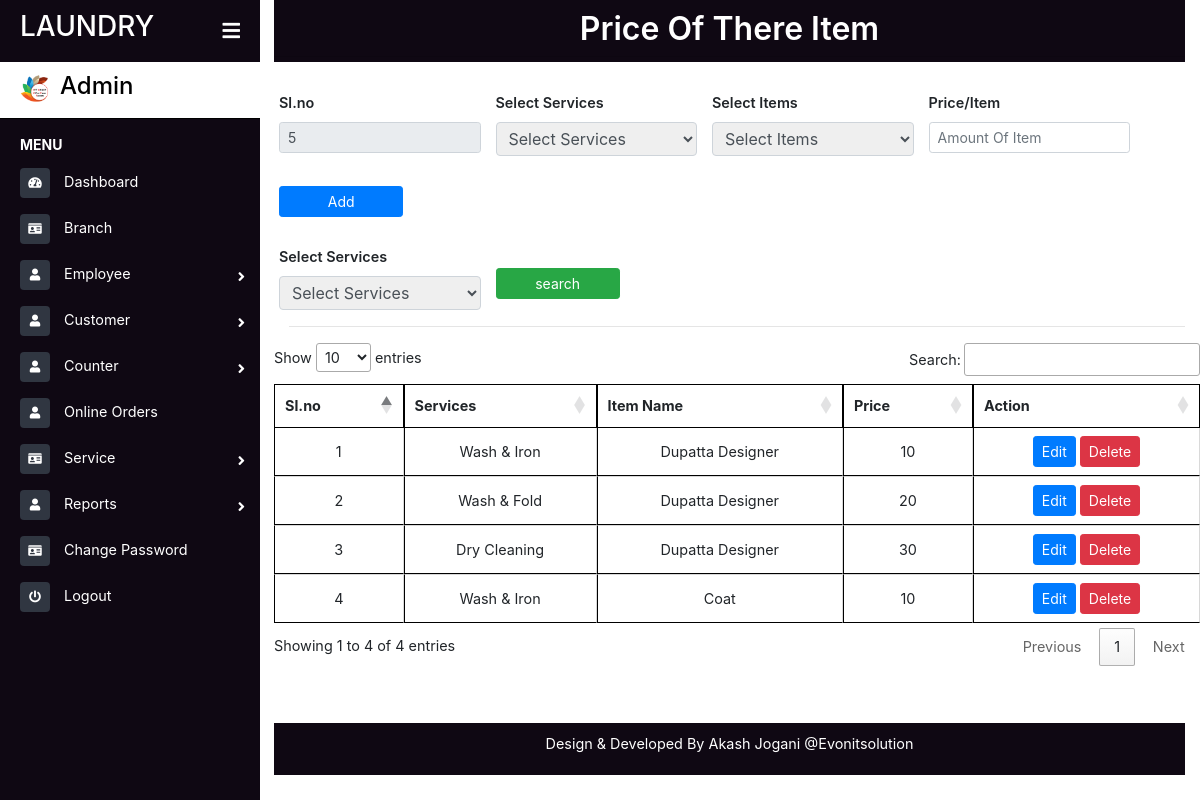
/pricing.php, run on the app's committed database.
### tables this page shows
CREATE TABLE `products` (
  `pid` int(50) NOT NULL,
  `services` varchar(100) NOT NULL,
  `productName` varchar(100) NOT NULL,
  `unitRate` tinyint(1) NOT NULL,
  `status` int(10) NOT NULL
);

### pricing.php (the view, shortened to what this page needs)
<?php include("sidebar.php");
include("connect.php");
$update='true'; $ser=""; $item=""; $rate="";
?>
<link href="assets/css/foms.css" rel="stylesheet">
<div class="page-content container-fluid">
    <div class="footer">
        <div class="d-flex justify-content-center">
             <h2 class="" style=" font-weight: 600">Price Of There Item</h2>
        </div>
        <hr style="margin: 0px;">
    </div>
</div>
                <?php
                    $id = 0;
                    $sql = "SELECT max(pid) FROM products";
                    $retval = mysqli_query($conn, $sql );
                    while($row = mysqli_fetch_assoc($retval)) {
                        $id=$row['max(pid)'];
                        $id++;
                    }
                ?>
<main class="page-content">
    <div class="container">
        <form action="pricing_submit.php" method="post" enctype="multipart/form-data">
            <div class="row mt-2">
                <div class="group-form col-md-3">
                    <label class="form_label" for="company_name">Sl.no</label>
                    <input type="text" class="form-control form-control-sm" value="<?php echo $id; ?>" name="id" id="id" placeholder="" readonly>
                </div>
                <div class="group-form col-md-3">
                    <label class="form_label" for="company_name">Select Services</label>
                    <select class="form-controls form-control-sm" required name="service" id="service" onchange="service1()">
                        <?php
                        if($update=='true')
                        { ?>
                            <option value="">Select Services</option>
                                <?php
                        }
                    ?>
                    </select>
                </div>
                <div class="group-form col-md-3">
                    <label class="form_label" for="company_name">Select Items</label>
                    <select class="form-controls form-control-sm" required name="item" id="item" onchange="service1()">
                        <?php
                        if($update=='true')
                        { ?>
                            <option value="">Select Items</option>
                                <?php
                        }
                    ?>
                    </select>
                </div>
                <div class="group-form col-md-3">
                    <label class="form_label" for="company_name">Price/Item</label>
                    <input type="text" name="rate" id="rate" class="form-control form-control-sm" value="<?php echo $rate; ?>" placeholder="Amount Of Item" required>
                </div>
            </div>
            <div class="row mt-2">
                <div class="group-form col-md-2">
                    <?php
                        if($update=='true')
                        {
                            ?>
                            <button type="submit" name="postSubmit" class="btn btn-sm btn-primary col-md-12">Add</button>
                            <?php
                        }
                    ?>
                </div>
            </div>
        </form></br>
            <form action="" method="post" enctype="multipart/form-data">
                <div class="row mt-2">
                    <div class="group-form col-md-3">
                        <label class="form_label" for="company_name">Select Services</label>
                        <select class="form-controls form-control-sm" required name="ser" id="ser">
                                <option value="">Select Services</option>
                        </select>
                    </div>
                    <div class="group-form col-md-2">
                        <button type="submit" name="search" class="btn btn-sm btn-success col-md-12">search</button>
                    </div>
                </div>
            </form>
        <hr />
        </div>
        <div class="table-responsive" style="overflow-y:scroll; height: 380px; width:80% margin-left: 100px;">
            <table id="example" class="cell-border" style="width:100%">
            <thead>
                <tr>
                    <th>Sl.no</th>
                    <th>Services</th>
                    <th>Item Name</th>
                    <th>Price</th>
                    <th>Action</th>
                </tr>
            </thead>
            <tbody>
                <?php
                    if(!isset($_POST['search'])){
                        $qry="select * from products";
                        $exc=mysqli_query($conn,$qry);
                        while($row=mysqli_fetch_array($exc))
                        {
                        ?>
                            <tr class="text-center">
                                <td><?php echo $row['pid'] ?></td>
                                <td><?php echo $row['services'] ?></td>
                                <td><?php echo $row['productName'] ?></td>
                                <td><?php echo $row['unitRate'] ?></td>
                            <td class="text-center">
                                    <a href="pricing.php?edit=<?php echo $row['pid']?>"><button class="btn btn-sm btn-primary">Edit</button> </a>
                                    <a onclick="del(<?php echo $row['pid']; ?>)"><button class="btn btn-sm btn-danger deletebutton" type="button">Delete</button></a></td>
                            </tr>
                        <?php
                        }
                        }
                ?>
            </tbody>
            </table>
        </div>
</main>
<?php include("footer.php"); ?>

### assets/css/style1.css (style rules this page uses)
* { margin: 0px; padding: 0px; }
body { font-size: 0.9rem; background-color: #ffffff; }
.page-wrapper .sidebar-wrapper, .sidebar-wrapper .sidebar-brand > a, .sidebar-wrapper .sidebar-dropdown > a:after, .sidebar-wrapper .sidebar-menu .sidebar-dropdown .sidebar-submenu li a:before, .sidebar-wrapper ul li a i, .page-wrapper .page-content, .sidebar-wrapper .sidebar-search input.search-menu, .sidebar-wrapper .sidebar-search .input-group-text, .sidebar-wrapper .sidebar-menu ul li a, #show-sidebar, #close-sidebar { -webkit-transition: all 0.3s ease; -moz-transition: all 0.3s ease; -ms-transition: all 0.3s ease; -o-transition: all 0.3s ease; transition: all 0.3s ease; }
@media screen and (min-width: 768px) { .page-wrapper.toggled .page-content { padding-left: 274px; } }
.footer { text-align: center; background: #0f0813; color: #fff; padding: 10px 0px 5px 0px; }

### assets/css/foms.css (style rules this page uses)
.form_label { font-weight: 600; }
.group-form { margin:0px -5px 0px -10px; }
table.dataTable.cell-border thead th { border: 1px solid black; }
table.dataTable.cell-border tbody td { border: 1px solid black; }
table.dataTable.cell-border tbody tr td:first-child { border-left: 1px solid black; }
table.dataTable.no-footer { border-bottom: 1px solid white; }
.form-controls { width: 100%; font-size: 1rem; font-weight: 400; color: #495057; border: 1px solid #ced4da; border-radius: 0.25rem; }
.container { margin-top:30px; }

### data on the page
products: pid "1", services "Wash & Iron", productName "Dupatta Designer", unitRate "10"
products: pid "2", services "Wash & Fold", productName "Dupatta Designer", unitRate "20"
products: pid "3", services "Dry Cleaning", productName "Dupatta Designer", unitRate "30"
products: pid "4", services "Wash & Iron", productName "Coat", unitRate "10"
